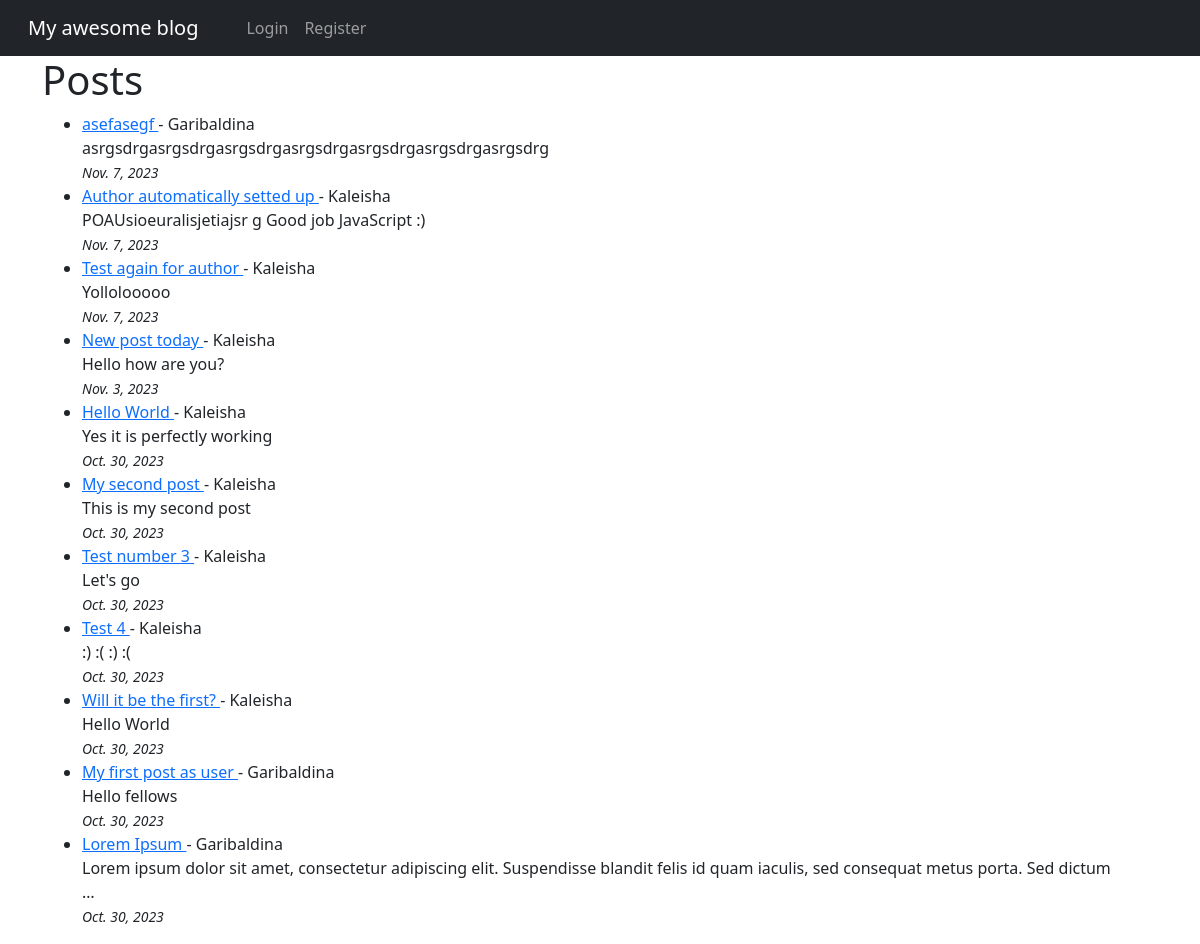
The app's page /, older data.
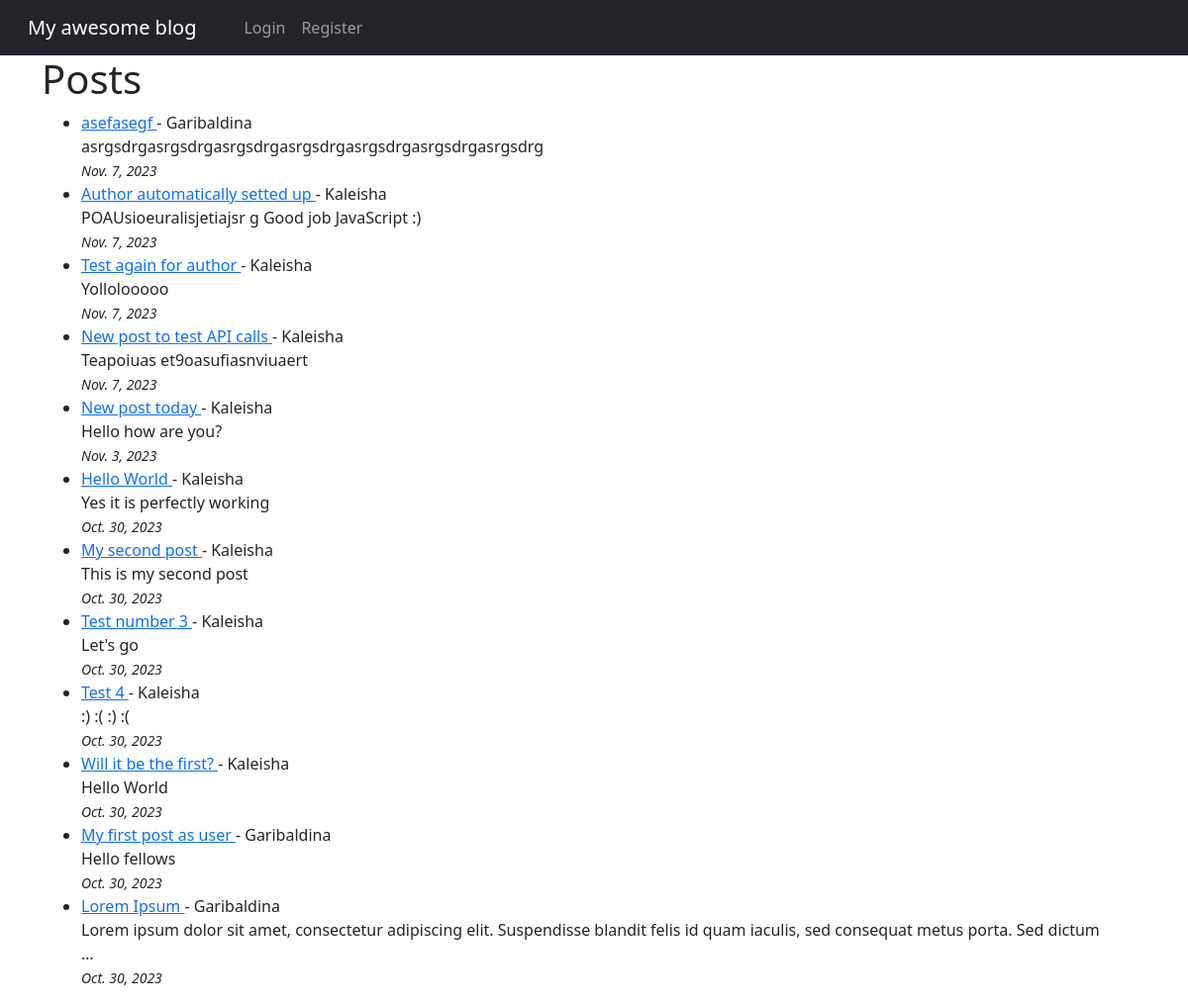
The same page, newer data.
### theblog/models.py (models this page shows, shortened)
class Post(models.Model):
    title = models.CharField(max_length=255)
    title_tag = models.CharField(max_length=255)
    body = models.TextField()
    author = models.ForeignKey(User, on_delete=models.CASCADE)
    post_date = models.DateField(auto_now_add=True)
    likes = models.ManyToManyField(User, related_name='blog_posts')

### theblog/views.py (the view)
class HomeView(ListView):
    model = Post
    template_name = 'home.html'
    ordering = ['-post_date']

### theblog/templates/home.html (shortened to what this page needs)
{% extends "base.html" %}
{% block content %}
<h1>Posts</h1>
<ul>
{% for post in object_list %}
<li>
  <a href=" {% url 'article-detail' post.pk %}"
  > {{ post.title }} </a> - {{post.author.username }}
  {{ post.body|truncatewords:20|safe }}
  <small><br/> <i>{{ post.post_date }}</i></small></li>
{% endfor %}
</ul>
{% endblock %}

Row changes from the older to the newer data that the page shows:
added Post: title "New post to test API calls", author.username "Kaleisha", body "Teapoiuas et9oasufiasnviuaert", post_date "Nov. 7, 2023"
